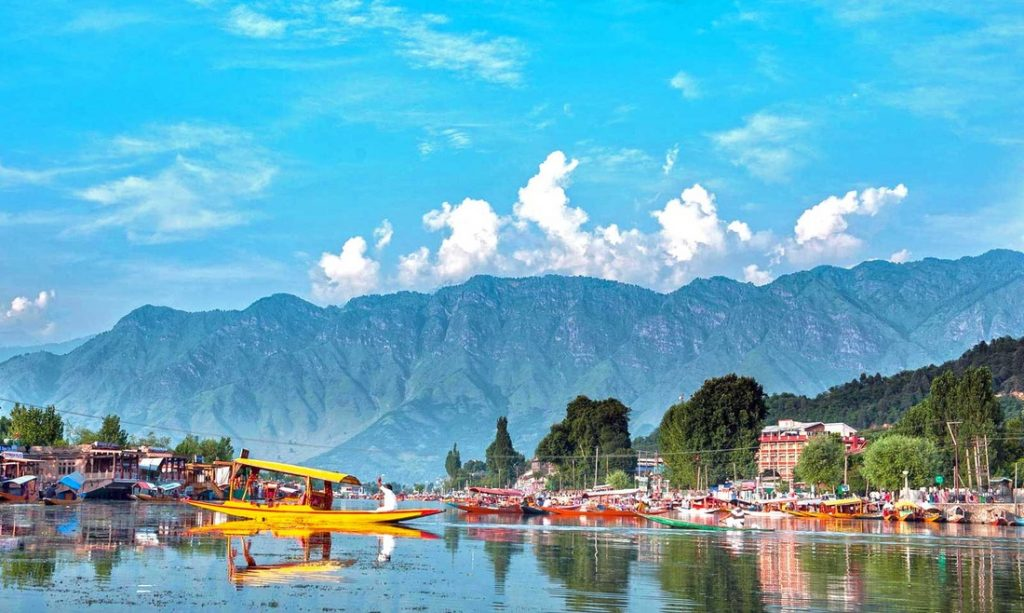
#> input picture image.jpg, 1024 x 613 px
$ python 016-Contrast-Stretching.py
#> lines starting #> are read from the running program, lines starting #| are printed output that depends on the picture
import cv2
import numpy as np

# Load the grayscale image
image = cv2.imread('image.jpg', cv2.IMREAD_GRAYSCALE)
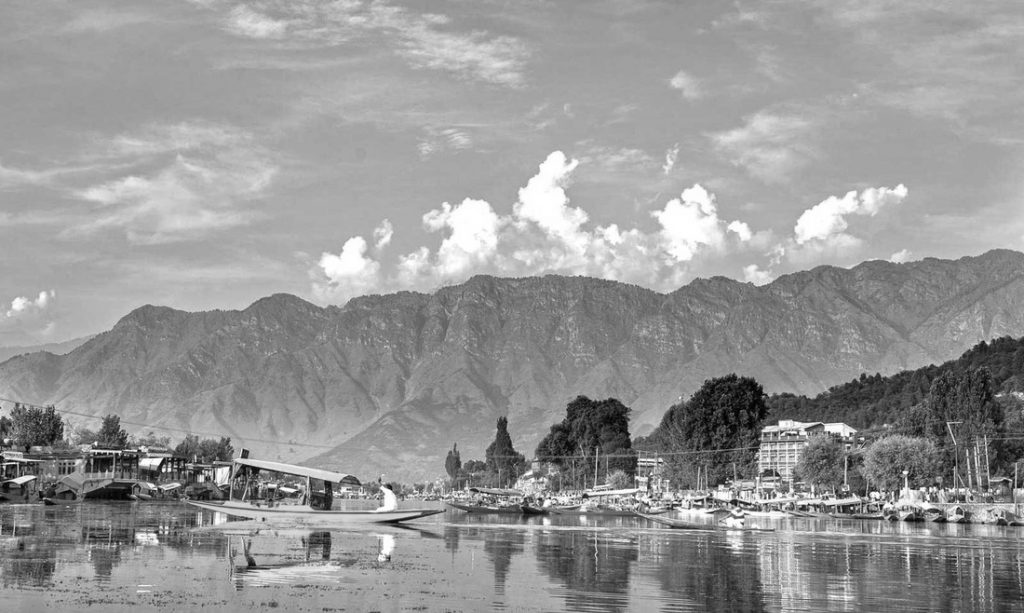
#> image: shape (613, 1024); min 0, max 255, mean 150.9

# Check if the image was successfully loaded
if image is None:
    print("Error: Could not open or find the image.")
else:
    # Define the minimum and maximum pixel values for stretching
    min_pixel_value = 50  # Adjust as needed
    max_pixel_value = 200  # Adjust as needed

    # Perform contrast stretching
    stretched_image = np.uint8(np.clip((image - min_pixel_value) * (255.0 / (max_pixel_value - min_pixel_value)), 0, 255))
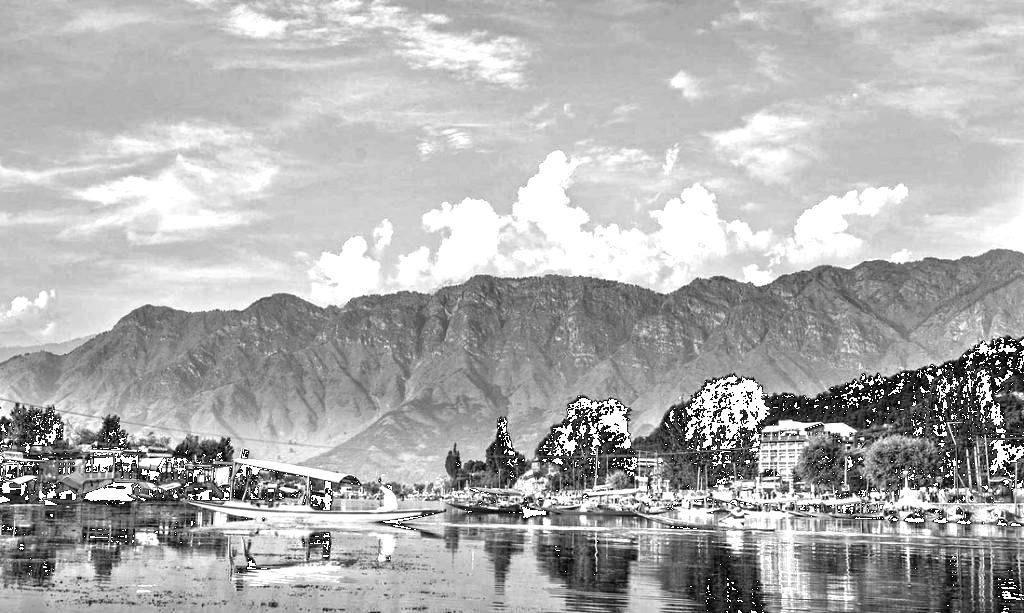
#> stretched_image: shape (613, 1024); min 0, max 255, mean 174.7

    # Display the original and stretched images
    cv2.imshow('Original Image', image)
    cv2.imshow('Contrast-Stretched Image', stretched_image)

    # Wait for a key press indefinitely or for a specific time (e.g., 3000 milliseconds)
    cv2.waitKey(0)

    # Close all OpenCV windows
    cv2.destroyAllWindows()
